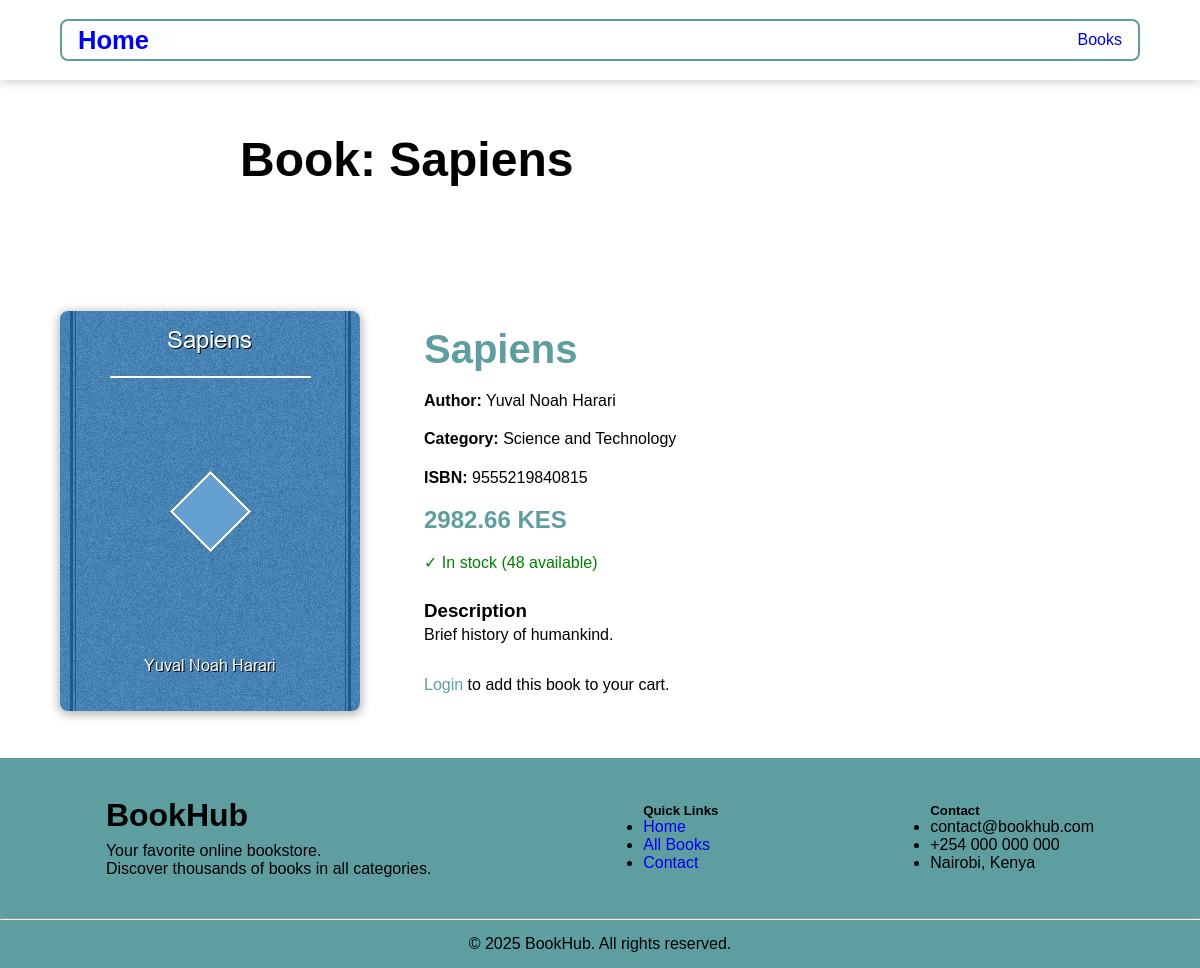
Page /books/324/ on the committed database.
### core/models.py (models this page shows, shortened)
class Book(models.Model):
    title = models.CharField(max_length=200)
    author = models.ForeignKey(Author, on_delete=models.CASCADE)
    category = models.ForeignKey(Category, on_delete=models.CASCADE)
    isbn = models.CharField(max_length=13, unique=True)
    description = models.TextField()
    price = models.DecimalField(max_digits=10, decimal_places=2, validators=[MinValueValidator(0)])
    stock_quantity = models.IntegerField(validators=[MinValueValidator(0)])
    cover_image = models.ImageField(upload_to='book_covers/', blank=True, null=True)
    created_at = models.DateTimeField(auto_now_add=True)
    updated_at = models.DateTimeField(auto_now=True)

class Author(models.Model):
    name = models.CharField(max_length=200)
    bio = models.TextField(blank=True)
    created_at = models.DateTimeField(auto_now_add=True)

class Category(models.Model):
    name = models.CharField(max_length=100, unique=True)
    description = models.TextField(blank=True)
    created_at = models.DateTimeField(auto_now_add=True)

### core/views.py (the view)
# urls.py: path('books/<int:book_id>/', views.book_detail, name='book_detail'),
def book_detail(request, book_id):
    book = get_object_or_404(Book, id=book_id)
    return render(request, 'core/book_detail.html', {'book': book})

### core/templates/core/book_detail.html (shortened to what this page needs)
{% extends 'core/base.html' %}
{% block content %}
<div>
    <nav class="header">
        <ul class="sous_header">
            <li class="title_header"><a href="{% url 'home' %}">Home</a></li>
            <li><a href="{% url 'book_list' %}">Books</a></li>
        </ul>
    </nav>
    <div class="title_book_detail">
        <h2> Book: {{ book.title }}</h2>
    </div>
    <div class="book_detail">
        {% if book.cover_image %}
        <img src="{{ book.cover_image.url }}" alt="{{ book.title }}">
        {% else %}
        <div>[Book Image]</div>
        {% endif %}
        <div class="book_detail_info">
            <h1>{{ book.title }}</h1>
            <p><strong>Author:</strong> {{ book.author.name }}</p>
            <p><strong>Category:</strong> {{ book.category.name }}</p>
            <p><strong>ISBN:</strong> {{ book.isbn }}</p>
            <div class="price">{{ book.price }} KES</div>
            {% if book.stock_quantity > 0 %}
            <p style="color: green;">✓ In stock ({{ book.stock_quantity }} available)</p>
            {% else %}
            <p style="color: red;">✗ Out of stock</p>
            {% endif %}
            <div style="margin: 1.5rem 0;">
                <h3>Description</h3>
                <p>{{ book.description }}</p>
            </div>
            {% if user.is_authenticated and book.stock_quantity > 0 %}
            <button onclick="addToCart({{ book.id }}, this)">Add to Cart</button>
            {% elif not user.is_authenticated %}
            <p><a href="{% url 'login' %}" style="color: cadetblue;">Login</a> to add this book to your cart.</p>
            {% endif %}
        </div>
    </div>
</div>
{% endblock %}

### static/css/style.css (style rules this page uses)
* { margin: 0; padding: 0; box-sizing: border-box; font-family: 'Arial', sans-serif; }
.header { height: 10vh; text-align: center; display: flex; justify-content: space-between; align-items: center; position: fixed; top: 0; width: 100%; backdrop-filter: blur(5px); background: rgba(255, 255, 255, 0.95); z-index: 1000; box-shadow: 0 2px 10px rgba(0,0,0,0.1); }
.title_header { color: cadetblue; font-weight: bold; font-size: 1.6rem; }
.sous_header { width: 90%; margin: auto; display: flex; justify-content: space-between; align-items: center; }
.header ul { list-style: none; display: flex; align-items: center; gap: 20px; border: solid 2px; border-radius: .5rem; padding: .3rem 1rem; color: cadetblue; }
a:-webkit-any-link { text-decoration: none; }
.header ul li { display: flex; gap: 2rem; }
.title_book_detail { height: 30vh; display: flex; align-items: center; gap: .5rem; }
.title_book_detail h2 { font-size: 3rem; margin-left: 20%; }
.book_detail { width: 90%; margin: 0 auto; display: flex; gap: 3rem; padding: 2rem 0; align-items: flex-start; }
.book_detail img { width: 300px; height: 400px; object-fit: cover; border-radius: 0.5rem; box-shadow: 0px 2px 10px 2px rgba(0, 0, 0, 0.274); }
.book_detail_info { flex: 1; padding: 1rem; }
.book_detail_info h1 { font-size: 2.5rem; color: cadetblue; margin-bottom: 1rem; }
.book_detail_info p { margin-bottom: 0.8rem; line-height: 1.6; }
.book_detail_info .price { font-size: 1.5rem; font-weight: bold; color: cadetblue; margin: 1rem 0; }

### rows in the picture
Book: title "Sapiens", cover_image (picture), author.name "Yuval Noah Harari", category.name "Science and Technology", isbn "9555219840815", price "2982.66", stock_quantity "48", description "Brief history of humankind."
